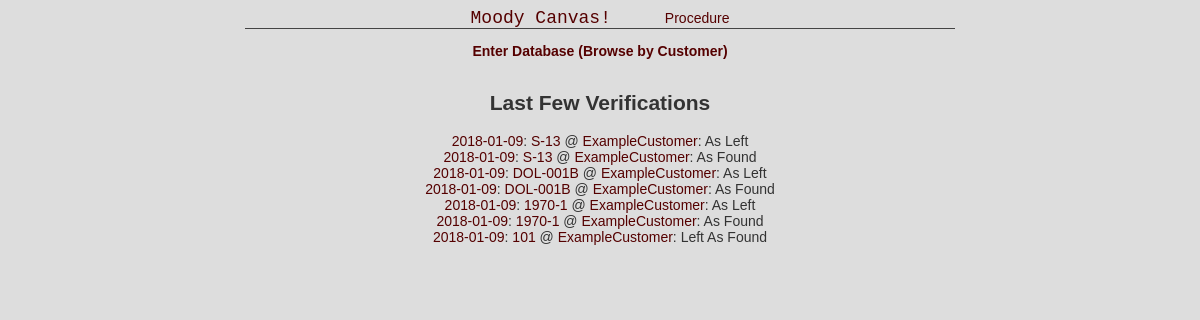
The app's page /Moody/ with its own data.
### Moody/models.py (models this page shows)
class Verif(models.Model):
    plate_id = models.ForeignKey(Plate, on_delete=models.CASCADE)
    verif_date = models.DateTimeField('date performed')
    verif_foot = models.IntegerField()
    verif_north = models.IntegerField(default=4)
    verif_NS = models.IntegerField()
    verif_EW = models.IntegerField()
    verif_top = models.FloatField()
    verif_bot = models.FloatField()
    verif_start = models.FloatField()
    verif_end = models.FloatField()
    verif_rep = models.IntegerField()
    verif_flat = models.IntegerField()
    verif_grade = models.CharField(max_length=4)
    verif_len = models.IntegerField()
    verif_wid = models.IntegerField()
    verif_diag = models.IntegerField()
    clos_7 = models.IntegerField()
    clos_8 = models.IntegerField()
    verif_cert = models.TextField(max_length=50)
    verif_tech = models.TextField(max_length=50)
    verif_descr = models.TextField(max_length=50)
    verif_min = models.IntegerField()
    verif_max = models.IntegerField()
    def __str__(self):
        return str(self.verif_date.date())

class Plate(models.Model):
    cust_id = models.ForeignKey(Customer, on_delete=models.CASCADE)
    plate_id = models.CharField(max_length=50)
    plate_sn = models.CharField(max_length=50)
    plate_mfr = models.CharField(max_length=50)
    plate_wid = models.IntegerField()
    plate_len = models.IntegerField()
    def __str__(self):
        return self.plate_id

class Customer(models.Model):
    cust_name = models.CharField(max_length=50)
    def __str__(self):
        return self.cust_name

### Moody/views.py (the view)
# urls.py: path('', views.IndexView.as_view(), name='index'),
class IndexView(generic.ListView):
    template_name = 'Moody/index.html'
    context_object_name = 'recent_verifs'
    def get_queryset(self):
       return Verif.objects.order_by('-verif_date')[:15]

### Moody/templates/Moody/index.html (shortened to what this page needs)
<!DOCTYPE html>
<html>
<head>
</head>
<body>
    <div id="header">
        <ul id="nav">
            <li><a href="{% url 'home:index' %}" style="font-size: 18px; font-family: Courier New, Courier, monospace; margin-right: 50px;">Moody Canvas!</a></li>
            <li><a rel="dead placeholder link">Procedure</a></li>
        </ul>
    </div>
    <p>
        <ul>
            <li style="padding-bottom: 15px; font-weight: bold;"><a href="{% url 'Moody:customers' %}">Enter Database (Browse by Customer)</a></li>
        </ul>
    </p>
    {% if recent_verifs %}
    <h2>Last Few Verifications</h2>
    <ul>
        {% for v in recent_verifs %}
        <li><a href="{% url 'Moody:summary' v.plate_id.cust_id v.plate_id v.id %}">{{ v }}</a>: <a href="{% url 'Moody:verifs' v.plate_id.cust_id v.plate_id %}">{{ v.plate_id }}</a> @ <a href="{% url 'Moody:plates' v.plate_id.cust_id %}">{{ v.plate_id.cust_id }}</a>: {{ v.verif_descr }}</li>
        {% endfor %}
    </ul>
    {% endif %}
</body>
</html>

### Moody/templates/Moody/index.html (style rules this page uses)
a, a:visited, a:active { color: #500; text-decoration: none; }
ul, li { list-style-type: none; list-style-position: inside; padding: 0; margin: 0; }
#nav { list-style-type: none; display: inline-block; margin: 0 auto; }
#nav li { list-style-type: none; display: inline-block; }
#header { position: relative; display: inline-block; margin: 0 auto; text-align: center; width: 60%; border-bottom: 1px solid #444; }

### records on screen
Verif: verif_date "2018-01-09", plate_id "S-13", plate_id.cust_id "ExampleCustomer", verif_descr "As Left"
Verif: verif_date "2018-01-09", plate_id "S-13", plate_id.cust_id "ExampleCustomer", verif_descr "As Found"
Verif: verif_date "2018-01-09", plate_id "DOL-001B", plate_id.cust_id "ExampleCustomer", verif_descr "As Left"
Verif: verif_date "2018-01-09", plate_id "DOL-001B", plate_id.cust_id "ExampleCustomer", verif_descr "As Found"
Verif: verif_date "2018-01-09", plate_id "1970-1", plate_id.cust_id "ExampleCustomer", verif_descr "As Left"
Verif: verif_date "2018-01-09", plate_id "1970-1", plate_id.cust_id "ExampleCustomer", verif_descr "As Found"
Verif: verif_date "2018-01-09", plate_id "101", plate_id.cust_id "ExampleCustomer", verif_descr "Left As Found"
